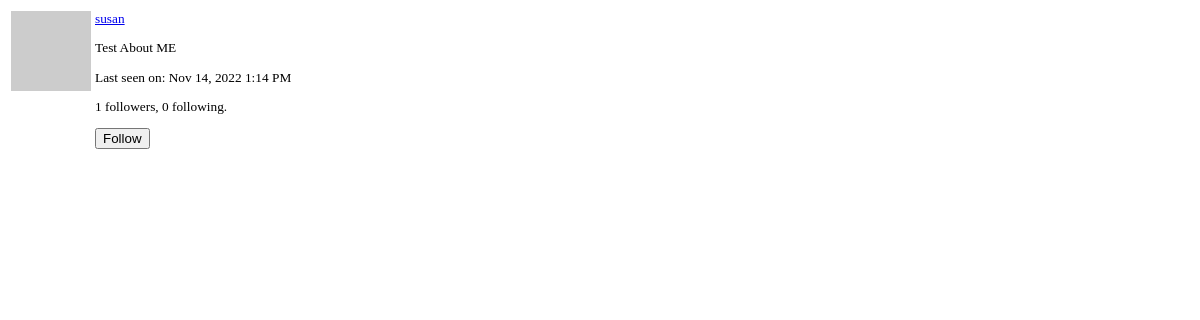
The page /user/susan/popup (signed in) on the database as committed earlier.
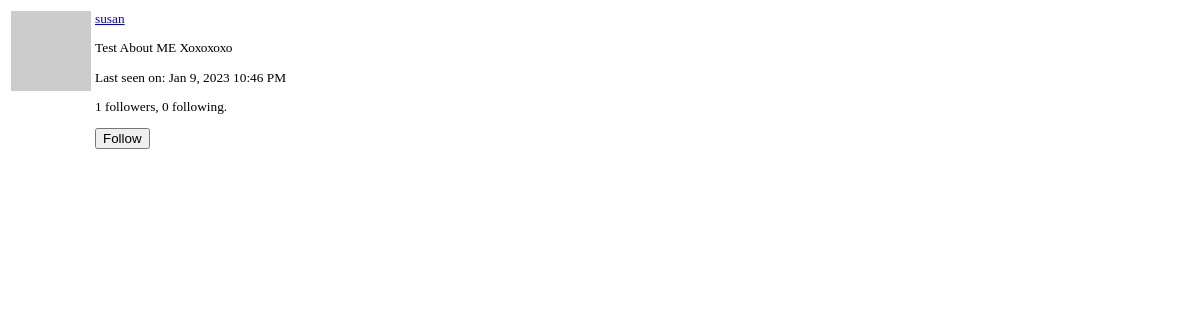
The same page on the database as committed later.
### app/models.py (models this page shows, shortened)
class PaginatedAPIMixin(object):
    @staticmethod
    def to_collection_dict(query, page, per_page, endpoint, **kwargs):
        resources = query.paginate(
            page=page,
            per_page=per_page,
            error_out=False
        )
        data = {
            'items': [item.to_dict() for item in resources.items],
            '_meta': {
                'page': page,
                'per_page': per_page,
                'total_pages': resources.pages,
                'total_items': resources.total
            },
            '_links': {
                'self': url_for(endpoint, page=page, per_page=per_page,
                                **kwargs),
                'next': url_for(endpoint, page=page + 1, per_page=per_page,
                                **kwargs) if resources.has_next else None,
                'prev': url_for(endpoint, page=page - 1, per_page=per_page,
                                **kwargs) if resources.has_prev else None
            }
        }
        return data

class User(PaginatedAPIMixin, UserMixin, db.Model):
    id = db.Column(
        db.Integer,
        primary_key=True,
    )
    username = db.Column(
        db.String(64),
        index=True,
        unique=True,
    )
    email = db.Column(
        db.String(120),
        index=True,
        unique=True,
    )
    password_hash = db.Column(
        db.String(128),
    )
    about_me = db.Column(
        db.String(140)
    )
    last_seen = db.Column(
        db.DateTime,
        default=datetime.utcnow
    )
    posts = db.relationship(
        'Post',
        backref='author',
        lazy='dynamic',
    )
    followed = db.relationship(
        'User',
        secondary=followers,
        primaryjoin=(followers.c.follower_id == id),
        secondaryjoin=(followers.c.followed_id == id),
        backref=db.backref('followers', lazy='dynamic'),
        lazy='dynamic',
    )
    messages_sent = db.relationship(
        'Message',
        foreign_keys='Message.sender_id',
        backref='author',
        lazy='dynamic',
    )
    messages_received = db.relationship(
        'Message',
        foreign_keys='Message.recipient_id',
        backref='recipient',
        lazy='dynamic',
    )
    last_message_read_time = db.Column(
        db.DateTime,
    )
    notifications = db.relationship(
        'Notification',
        backref='user',
        lazy='dynamic',
    )
    tasks = db.relationship(
        'Task',
        backref='user',
        lazy='dynamic',
    )
    token = db.Column(
        db.String(32),
        index=True,
        unique=True
    )
    token_expiration = db.Column(
        db.DateTime
    )
    def avatar(self, size):
        digest = md5(self.email.lower().encode('utf-8')).hexdigest()
        return f'https://www.gravatar.com/avatar/{digest}?d=identicon&s={size}'
    def is_following(self, user):
        return self.followed.filter(
            followers.c.followed_id == user.id).count() > 0

### app/main/routes.py (the view)
@bp.route('/user/<username>/popup')
@login_required
def user_popup(username):
    user = User.query.filter_by(username=username).first_or_404()
    form = EmptyForm()
    context = {
        'user': user,
        'form': form,
    }
    return render_template('user_popup.html', **context)

### app/main/forms.py
class SearchForm(FlaskForm):
    q = StringField(
        _l('Search'),
        validators=[DataRequired()]
    )
    def __init__(self, *args, **kwargs):
        if 'formdata' not in kwargs:
            kwargs['formdata'] = request.args
        if 'meta' not in kwargs:
            kwargs['meta'] = {'csrf': False}
        super(SearchForm, self).__init__(*args, **kwargs)

class EmptyForm(FlaskForm):
    submit = SubmitField(_('Submit'))

### app/main/routes.py (called while the page is built)
@bp.before_request
def before_request():
    if current_user.is_authenticated:
        current_user.last_seen = datetime.utcnow()
        db.session.commit()
        g.search_form = SearchForm()
    g.locale = str(get_locale())

### app/models.py (called while the page is built)
@login.user_loader
def load_user(id):
    return User.query.get(int(id))

    @classmethod
    def before_commit(cls, session):
        session._changes = {
            'add': list(session.new),
            'update': list(session.dirty),
            'delete': list(session.deleted),
        }

### app/templates/user_popup.html (shortened to what this page needs)
{% block app_content %}
  <table style="table">
    <tr valign="top">
      <td width="64px" style="border: 0px;"><img src="{{ user.avatar(64) }}"></td>
      <td style="border: 0px;">
        <small>
          <p>
            <a href="{{ url_for('main.user', username=user.username)}}">
              {{ user.username }}
            </a>
          </p>
          {% if user.about_me %}
            <p>
              {{ user.about_me }}
            </p>
          {% endif %}
          {% if user.last_seen %}
            <p>
              {{ _('Last seen on') }}: {{ moment(user.last_seen).format('lll') }}
            </p>
          {% endif %}
          <p>
            {{ _('%(count)d followers', count=user.followers.count()) }},
            {{ _('%(count)d following.', count=user.followed.count()) }}
          </p>
          {% if user == current_user %}
            <p>
              <a href="{{ url_for('main.edit_profile') }}">{{ _('Edit your profile') }}</a>
            </p>
          {% elif not current_user.is_following(user)%}
            <p>
              <form action="{{ url_for('main.follow', username=user.username) }}" method="post">
                {{ form.submit(value=_('Follow'), class_='btn btn-link btn-sm')}}
              </form>
            </p>
          {% endif %}
          </small>
      </td>
    </tr>
  </table>
{% endblock app_content %}

Rows that differ between the two databases and show on the page:
changed User "susan": about_me "Test About ME" → "Test About ME Хохохохо"; last_seen "Nov 14, 2022 1:14 PM" → "Jan 9, 2023 10:46 PM"
